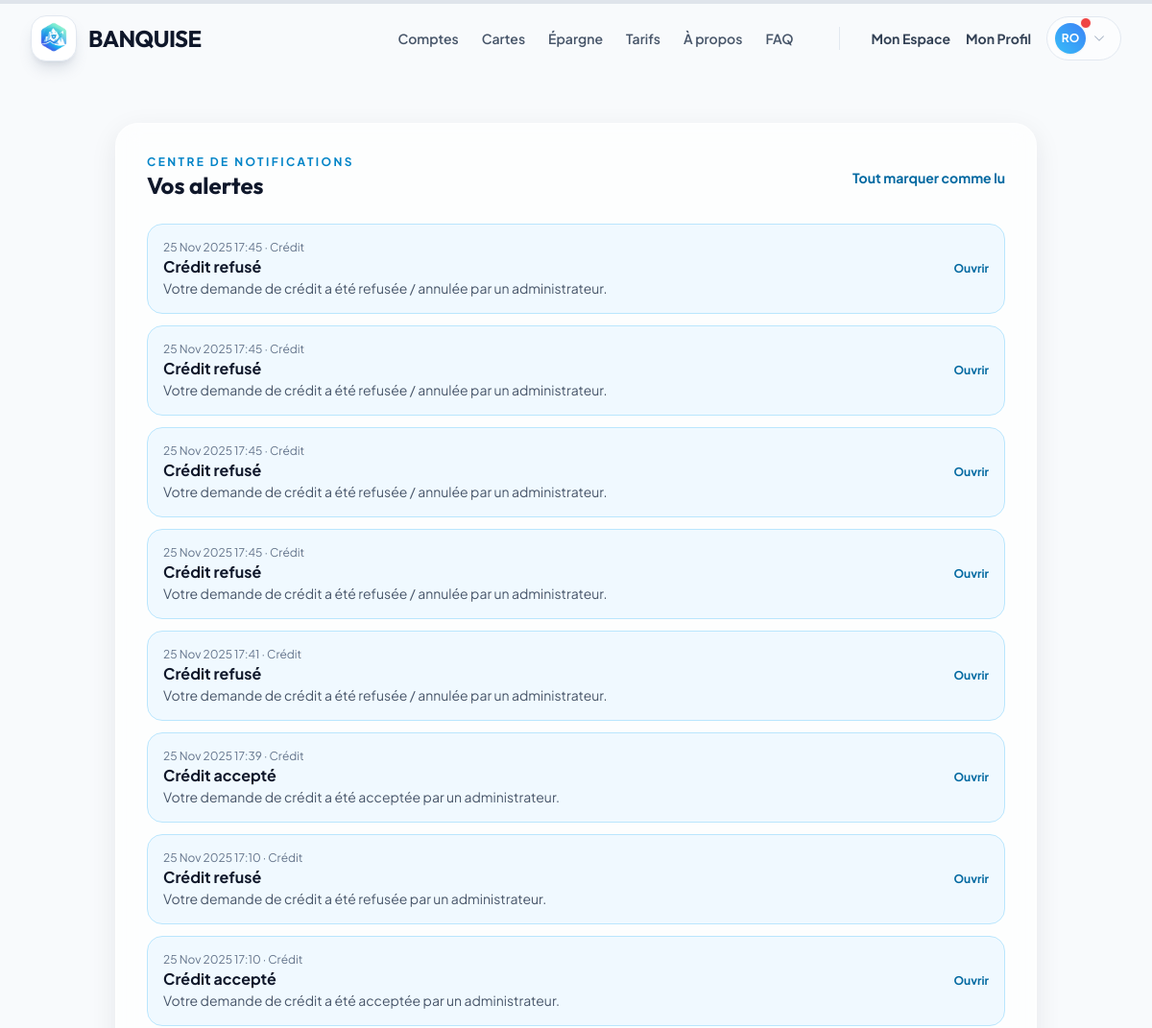
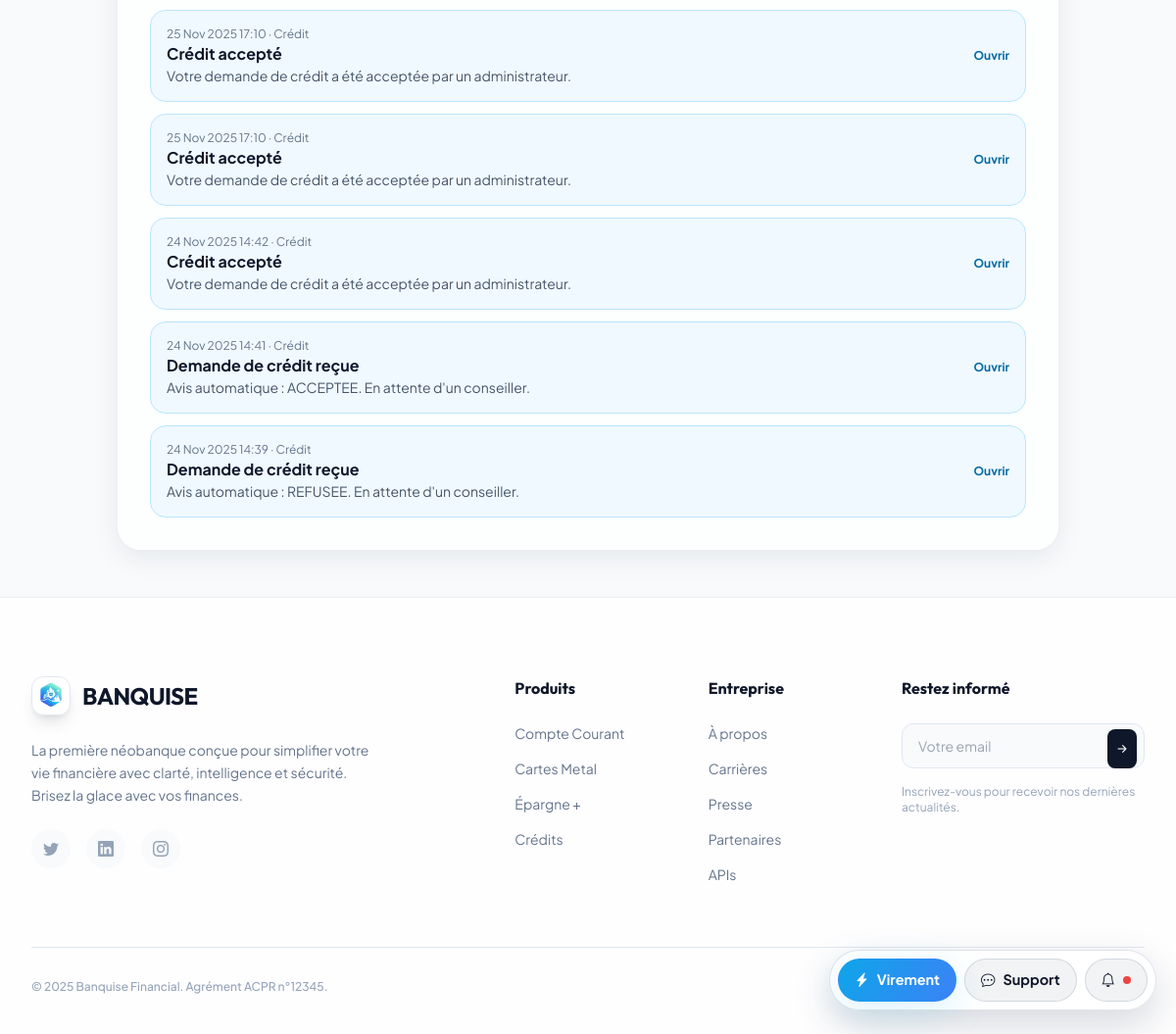
Screenshot of /notifications/ (signed in) with the database file from the repository (2 pictures, top to bottom).
### scoring/models.py (models this page shows, shortened)
class Notification(models.Model):
    TYPE_CHOICES = [
        ('VIREMENT', 'Virement'),
        ('TRANSACTION', 'Transaction'),
        ('CREDIT', 'Crédit'),
        ('INFO', 'Info'),
    ]
    user = models.ForeignKey(User, on_delete=models.CASCADE, related_name='notifications')
    titre = models.CharField(max_length=100)
    contenu = models.TextField()
    type = models.CharField(max_length=20, choices=TYPE_CHOICES, default='INFO')
    url = models.CharField(max_length=250, blank=True)
    est_lu = models.BooleanField(default=False)
    date_creation = models.DateTimeField(auto_now_add=True)
    class Meta:
        ordering = ['-date_creation']

### scoring/views.py (the view)
# urls.py: path('notifications/', views.notifications_view, name='notifications'),
@login_required
def notifications_view(request):
    notifs = Notification.objects.filter(user=request.user)
    if request.method == 'POST':
        notifs.update(est_lu=True)
        messages.success(request, "Notifications marquées comme lues.")
        return redirect('notifications')
    unread_count = notifs.filter(est_lu=False).count()
    return render(request, 'scoring/notifications.html', {'notifications': notifs, 'unread_notifs': unread_count})

### scoring/context_processors.py (called while the page is built)
def unread_notifications(request):
    if request.user.is_authenticated:
        return {'unread_notifs': Notification.objects.filter(user=request.user, est_lu=False).count()}
    return {'unread_notifs': 0}

### templates/scoring/notifications.html (shortened to what this page needs)
{% extends "base.html" %}
{% block content %}
<div class="max-w-5xl mx-auto px-4 sm:px-6 lg:px-8 py-12">
    <div class="glass-panel p-6 md:p-8 rounded-3xl">
        <div class="flex items-center justify-between mb-6">
            <div>
                <p class="text-xs font-bold uppercase text-ice-600 tracking-[0.2em]">Centre de notifications</p>
                <h1 class="text-2xl font-display font-bold text-slate-900">Vos alertes</h1>
            </div>
            <form method="post">{% csrf_token %}
                <button class="text-sm font-bold text-ice-700 hover:text-ice-900">Tout marquer comme lu</button>
            </form>
        </div>
        <div class="space-y-3">
            {% for n in notifications %}
            <div class="p-4 rounded-2xl border {% if n.est_lu %}border-slate-100 bg-white{% else %}border-ice-200 bg-ice-50{% endif %} flex items-center justify-between">
                <div>
                    <p class="text-xs text-slate-500">{{ n.date_creation|date:"d M Y H:i" }} · {{ n.get_type_display }}</p>
                    <p class="font-bold text-slate-900">{{ n.titre }}</p>
                    <p class="text-sm text-slate-600">{{ n.contenu }}</p>
                </div>
                {% if n.url %}
                <a href="{{ n.url }}" class="text-xs font-bold text-ice-700 hover:text-ice-900">Ouvrir</a>
                {% endif %}
            </div>
            {% empty %}
            <p class="text-slate-500 text-sm">Aucune notification.</p>
            {% endfor %}
        </div>
    </div>
</div>
{% endblock %}

### templates/base.html (shortened to what this page needs)
{% load static %}
<!DOCTYPE html>
<html lang="fr" class="scroll-smooth">
<head>
    <link rel="stylesheet" href="https://cdn.jsdelivr.net/npm/bootstrap-icons@1.11.3/font/bootstrap-icons.min.css">
    <script src="https://cdn.tailwindcss.com"></script>
    <link rel="stylesheet" href="{% static 'css/banquise.css' %}">
</head>
<body
    data-auth="{{ user.is_authenticated|yesno:'1,0' }}"
    class="text-slate-800 antialiased flex flex-col min-h-screen overflow-x-hidden selection:bg-ice-200 selection:text-ice-900">
    {% block navbar %}
    <nav id="main-nav" class="fixed w-full z-50 transition-all duration-300 border-b border-transparent top-0">
        <div class="max-w-7xl mx-auto px-4 sm:px-6 lg:px-8">
            <div class="flex justify-between items-center h-20">
                <a href="{% url 'home' %}" class="flex items-center gap-3 group relative z-50">
                    <div class="w-12 h-12 rounded-2xl overflow-hidden shadow-lg shadow-slate-500/20 group-hover:shadow-ice-500/30 group-hover:scale-105 transition-all duration-300 bg-white border border-slate-200">
                        <img src="{% static 'docs/logobanquise.png' %}" alt="Banquise" class="w-full h-full object-contain">
                    </div>
                    <span class="font-display font-bold text-2xl tracking-tight text-slate-900">BANQUISE</span>
                </a>
                <div class="hidden md:flex items-center gap-8">
                    <div class="flex items-center gap-6 mr-4">
                        <a href="{% url 'produits_comptes' %}"
                            class="text-sm font-semibold text-slate-600 hover:text-ice-600 transition-colors">Comptes</a>
                        <a href="{% url 'produits_cartes' %}"
                            class="text-sm font-semibold text-slate-600 hover:text-ice-600 transition-colors">Cartes</a>
                        <a href="{% url 'produits_epargne' %}"
                            class="text-sm font-semibold text-slate-600 hover:text-ice-600 transition-colors">Épargne</a>
                        <a href="{% url 'tarifs' %}"
                            class="text-sm font-semibold text-slate-600 hover:text-ice-600 transition-colors">Tarifs</a>
                        <a href="{% url 'a_propos' %}"
                            class="text-sm font-semibold text-slate-600 hover:text-ice-600 transition-colors">À
                            propos</a>
                        <a href="{% url 'support' %}"
                            class="text-sm font-semibold text-slate-600 hover:text-ice-600 transition-colors">FAQ</a>
                    </div>
                    {% if user.is_authenticated %}
                    <div class="flex items-center gap-4">
                        <a href="{% url 'dashboard' %}"
                            class="text-sm font-bold text-slate-700 hover:text-ice-600 transition-colors">Mon Espace</a>
                        <a href="{% url 'profil' %}"
                            class="text-sm font-bold text-slate-700 hover:text-ice-600 transition-colors">Mon Profil</a>
                        <div class="relative group">
                            <button
                                class="flex items-center gap-2 py-1.5 pl-2 pr-4 rounded-full bg-white/50 border border-slate-200 hover:bg-white hover:shadow-md transition-all">
                                <div
                                    class="relative w-8 h-8 rounded-full bg-gradient-to-tr from-ice-400 to-blue-500 flex items-center justify-center text-white shadow-sm">
                                    <span class="text-xs font-bold">{{ user.username|slice:":2"|upper }}</span>
                                    {% if unread_notifs and unread_notifs > 0 %}
                                    <span class="absolute -top-1.5 -right-1.5 w-3 h-3 rounded-full bg-red-500 border border-white"></span>
                                    {% endif %}
                                </div>
                                <i
                                    class="bi bi-chevron-down text-xs text-slate-400 group-hover:rotate-180 transition-transform"></i>
                            </button>
                        </div>
                    </div>
                    {% endif %}
                </div>
            </div>
        </div>
    </nav>
    {% endblock %}
    <main class="flex-grow w-full relative z-10 {% block main_padding %}pt-20{% endblock %}">
        {% block content %}{% endblock %}
    </main>
    {% block footer %}
    <footer class="bg-white/80 backdrop-blur-xl border-t border-slate-200/60 pt-20 pb-10 relative z-10">
        <div class="max-w-7xl mx-auto px-4 sm:px-6 lg:px-8">
            <div class="grid md:grid-cols-12 gap-12 mb-16">
                <div class="md:col-span-4 space-y-6">
                    <a href="{% url 'home' %}" class="flex items-center gap-3 group w-fit">
                        <div
                            class="w-10 h-10 rounded-xl bg-white border border-slate-200 flex items-center justify-center shadow-lg group-hover:shadow-ice-500/30 transition-all duration-300 overflow-hidden">
                            <img src="{% static 'docs/logobanquise.png' %}" alt="Banquise" class="w-full h-full object-contain">
                        </div>
                        <span class="font-display font-bold text-2xl tracking-tight text-slate-900">BANQUISE</span>
                    </a>
                    <p class="text-slate-500 text-sm leading-relaxed">
                        La première néobanque conçue pour simplifier votre vie financière avec clarté, intelligence et
                        sécurité. Brisez la glace avec vos finances.
                    </p>
                    <div class="flex gap-4">
                        <a href="#"
                            class="w-10 h-10 rounded-full bg-slate-50 text-slate-400 hover:bg-slate-900 hover:text-white flex items-center justify-center transition-all duration-300"><i
                                class="bi bi-twitter"></i></a>
                        <a href="#"
                            class="w-10 h-10 rounded-full bg-slate-50 text-slate-400 hover:bg-blue-600 hover:text-white flex items-center justify-center transition-all duration-300"><i
                                class="bi bi-linkedin"></i></a>
                        <a href="#"
                            class="w-10 h-10 rounded-full bg-slate-50 text-slate-400 hover:bg-pink-600 hover:text-white flex items-center justify-center transition-all duration-300"><i
                                class="bi bi-instagram"></i></a>
                    </div>
                </div>
                <div class="md:col-span-2 md:col-start-6">
                    <h4 class="font-display font-bold text-slate-900 mb-6">Produits</h4>
                    <ul class="space-y-4 text-sm text-slate-500">
                        <li><a href="{% url 'produits_comptes' %}" class="hover:text-ice-600 transition-colors">Compte
                                Courant</a></li>
                        <li><a href="{% url 'produits_cartes' %}" class="hover:text-ice-600 transition-colors">Cartes
                                Metal</a></li>
                        <li><a href="{% url 'produits_epargne' %}" class="hover:text-ice-600 transition-colors">Épargne
                                +</a></li>
                        <li><a href="{% url 'simulation' %}" class="hover:text-ice-600 transition-colors">Crédits</a>
                        </li>
                    </ul>
                </div>
                <div class="md:col-span-2">
                    <h4 class="font-display font-bold text-slate-900 mb-6">Entreprise</h4>
                    <ul class="space-y-4 text-sm text-slate-500">
                        <li><a href="{% url 'a_propos' %}" class="hover:text-ice-600 transition-colors">À propos</a>
                        </li>
                        <li><a href="{% url 'carrieres' %}" class="hover:text-ice-600 transition-colors">Carrières</a>
                        </li>
                        <li><a href="{% url 'presse' %}" class="hover:text-ice-600 transition-colors">Presse</a></li>
                        <li><a href="{% url 'partenaires' %}"
                                class="hover:text-ice-600 transition-colors">Partenaires</a></li>
                        <li><a href="{% url 'apis' %}" class="hover:text-ice-600 transition-colors">APIs</a></li>
                    </ul>
                </div>
                <div class="md:col-span-3">
                    <h4 class="font-display font-bold text-slate-900 mb-6">Restez informé</h4>
                    <div class="space-y-4">
                        <div class="relative">
                            <input type="email" placeholder="Votre email"
                                class="w-full px-4 py-3 bg-slate-50 border border-slate-200 rounded-xl focus:outline-none focus:border-ice-500 focus:ring-2 focus:ring-ice-500/20 text-sm">
                            <button
                                class="absolute right-2 top-1.5 p-1.5 bg-slate-900 text-white rounded-lg hover:bg-ice-600 transition-colors"><i
                                    class="bi bi-arrow-right-short text-lg"></i></button>
                        </div>
                        <p class="text-xs text-slate-400">Inscrivez-vous pour recevoir nos dernières actualités.</p>
                    </div>
                </div>
            </div>
            <div class="border-t border-slate-200 pt-8 flex flex-col md:flex-row justify-between items-center gap-4">
                <p class="text-slate-400 text-xs font-medium">© {% now "Y" %} Banquise Financial. Agrément ACPR n°12345.
                </p>
                <div class="flex gap-6 text-xs font-medium text-slate-500">
                    <a href="{% url 'mentions_legales' %}" class="hover:text-slate-900 transition-colors">Mentions
                        Légales</a>
                    <a href="{% url 'confidentialite' %}"
                        class="hover:text-slate-900 transition-colors">Confidentialité</a>
                    <a href="{% url 'cookies' %}" class="hover:text-slate-900 transition-colors">Cookies</a>
                </div>
            </div>
        </div>
    </footer>
    {% endblock %}
    {% if request.resolver_match and request.resolver_match.url_name != 'login' and request.resolver_match.url_name != 'register' and request.resolver_match.url_name != 'support' %}
    <div class="floating-dock flex">
        {% if user.is_authenticated %}
            {% if user.is_staff %}
            <a href="{% url 'admin_dashboard' %}" class="dock-btn primary"><i class="bi bi-badge-ad"></i> Admin</a>
            <a href="{% url 'admin_manage_credits' %}" class="dock-btn secondary"><i class="bi bi-bank"></i> Crédit</a>
            <a href="{% url 'notifications' %}" class="dock-btn secondary"><i class="bi bi-bell"></i>
                {% if unread_notifs and unread_notifs > 0 %}
                <span class="notification-dot"></span>
                {% endif %}
            </a>
            {% else %}
            <a href="{% url 'virement' %}" class="dock-btn primary"><i class="bi bi-lightning-charge-fill"></i> Virement</a>
            <a href="{% url 'chat_support' %}" class="dock-btn secondary"><i class="bi bi-chat-dots"></i> Support</a>
            <a href="{% url 'notifications' %}" class="dock-btn secondary"><i class="bi bi-bell"></i>
                {% if unread_notifs and unread_notifs > 0 %}
                <span class="notification-dot"></span>
                {% endif %}
            </a>
            {% endif %}
        {% else %}
            <a href="{% url 'register' %}" class="dock-btn primary"><i class="bi bi-magic"></i> Créer un compte</a>
            <a href="{% url 'support' %}" class="dock-btn secondary"><i class="bi bi-question-circle"></i> Nous contacter</a>
        {% endif %}
    </div>
    {% endif %}
</body>
</html>

### scoring/static/css/banquise.css (style rules this page uses)
:root { --ice-50: #f0f9ff; --ice-100: #e0f2fe; --ice-200: #bae6fd; --ice-300: #7dd3fc; --ice-400: #38bdf8; --ice-500: #0ea5e9; --ice-600: #0284c7; --ice-700: #0369a1; --ice-800: #075985; --ink: #0f172a; --slate-50: #f8fafc; --slate-100: #e2e8f0; --slate-200: #cbd5e1; --slate-600: #475569; --shadow-soft: 0 8px 28px rgba(15, 23, 42, 0.08); --shadow-glow: 0 10px 40px rgba(14, 165, 233, 0.15); --radius-lg: 1.25rem; }
body { background-color: var(--slate-50); }
.glass-panel { background: rgba(255, 255, 255, 0.7); backdrop-filter: blur(12px); -webkit-backdrop-filter: blur(12px); border: 1px solid rgba(255, 255, 255, 0.6); box-shadow: var(--shadow-soft); }
.floating-dock { position: fixed; bottom: 1.5rem; right: 1.25rem; display: inline-flex; gap: 0.5rem; background: rgba(255, 255, 255, 0.9); border: 1px solid rgba(148, 163, 184, 0.3); border-radius: 999px; padding: 0.5rem; box-shadow: 0 15px 40px rgba(15, 23, 42, 0.16); backdrop-filter: blur(10px); -webkit-backdrop-filter: blur(10px); z-index: 40; transition: opacity 0.3s ease, transform 0.3s ease; }
.dock-btn { display: inline-flex; align-items: center; gap: 0.5rem; padding: 0.65rem 1rem; border-radius: 999px; font-weight: 700; font-size: 0.9rem; border: 1px solid transparent; transition: all 0.25s ease; color: #0f172a; }
.dock-btn.primary { background: linear-gradient(120deg, var(--ice-500), #3b82f6); color: white; box-shadow: var(--shadow-glow); }
.dock-btn.secondary { background: rgba(15, 23, 42, 0.05); border-color: rgba(148, 163, 184, 0.35); }
.notification-dot { width: 8px; height: 8px; border-radius: 999px; background: #ef4444; display: inline-flex; }

### rows the page displays
Notification: date_creation "25 Nov 2025 17:45", type "Crédit", titre "Crédit refusé", contenu "Votre demande de crédit a été refusée / annulée par un administrateur."
Notification: date_creation "25 Nov 2025 17:45", type "Crédit", titre "Crédit refusé", contenu "Votre demande de crédit a été refusée / annulée par un administrateur."
Notification: date_creation "25 Nov 2025 17:45", type "Crédit", titre "Crédit refusé", contenu "Votre demande de crédit a été refusée / annulée par un administrateur."
Notification: date_creation "25 Nov 2025 17:45", type "Crédit", titre "Crédit refusé", contenu "Votre demande de crédit a été refusée / annulée par un administrateur."
Notification: date_creation "25 Nov 2025 17:41", type "Crédit", titre "Crédit refusé", contenu "Votre demande de crédit a été refusée / annulée par un administrateur."
Notification: date_creation "25 Nov 2025 17:39", type "Crédit", titre "Crédit accepté", contenu "Votre demande de crédit a été acceptée par un administrateur."
Notification: date_creation "25 Nov 2025 17:10", type "Crédit", titre "Crédit refusé", contenu "Votre demande de crédit a été refusée par un administrateur."
Notification: date_creation "25 Nov 2025 17:10", type "Crédit", titre "Crédit accepté", contenu "Votre demande de crédit a été acceptée par un administrateur."
Notification: date_creation "25 Nov 2025 17:10", type "Crédit", titre "Crédit accepté", contenu "Votre demande de crédit a été acceptée par un administrateur."
Notification: date_creation "25 Nov 2025 17:10", type "Crédit", titre "Crédit accepté", contenu "Votre demande de crédit a été acceptée par un administrateur."
Notification: date_creation "24 Nov 2025 14:42", type "Crédit", titre "Crédit accepté", contenu "Votre demande de crédit a été acceptée par un administrateur."
Notification: date_creation "24 Nov 2025 14:41", type "Crédit", titre "Demande de crédit reçue", contenu "Avis automatique : ACCEPTEE. En attente d'un conseiller."
Notification: date_creation "24 Nov 2025 14:39", type "Crédit", titre "Demande de crédit reçue", contenu "Avis automatique : REFUSEE. En attente d'un conseiller."

### other values shown
{{ user.username|slice:":2"|upper }} "RO"
